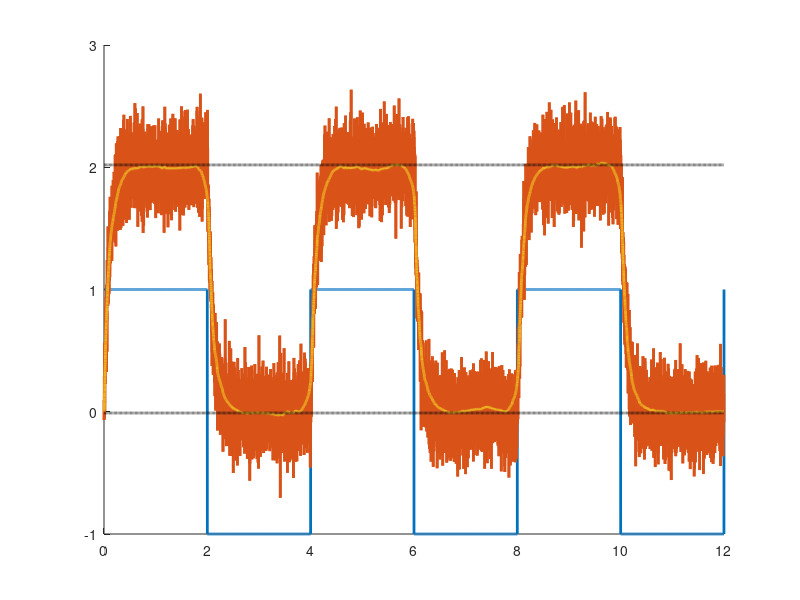

Here is the MATLAB script that generated this plot:
close all;
clc;

t = 0:1e-3:12;
T = 4;
tau = T/40;

s = square(2*pi*t/T);
x = ((1 - exp(-(t-T/2*floor(2*t/T))/tau)) .* (s + 1) - exp(-(t-T/2*floor(2*t/T))/tau) .* (s - 1));
n = wgn(1, numel(t), -15);
y = x + n;
yf = medfilt1(y, 100*T);
yu = yf(yf > prctile(yf,90));
yd = yf(yf < prctile(yf,10));
Au = mode(yu);
Ad = mode(yd);

figure; hold on;
plot(t, s, 'LineWidth', 2);
plot(t, y, 'LineWidth', 2);
plot(t, yf, 'LineWidth', 2);
plot(t, Au*ones(1,numel(t)), 'k--', 'LineWidth', 2);
plot(t, Ad*ones(1,numel(t)), 'k--', 'LineWidth', 2);